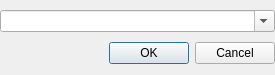
<ui version="4.0" >
 <class>dJumpTo</class>
 <widget class="QDialog" name="dJumpTo" >
  <property name="geometry" >
   <rect>
    <x>0</x>
    <y>0</y>
    <width>275</width>
    <height>75</height>
   </rect>
  </property>
  <property name="windowTitle" >
   <string>Jump to</string>
  </property>
  <property name="windowIcon" >
   <iconset resource="../glslDevil.qrc" >:/icons/icons/go-last_32.png</iconset>
  </property>
  <property name="modal" >
   <bool>true</bool>
  </property>
  <layout class="QGridLayout" >
   <property name="margin" >
    <number>0</number>
   </property>
   <property name="spacing" >
    <number>0</number>
   </property>
   <item row="0" column="0" >
    <layout class="QHBoxLayout" >
     <property name="margin" >
      <number>0</number>
     </property>
     <property name="spacing" >
      <number>6</number>
     </property>
     <item>
      <widget class="QComboBox" name="cbFunctions" >
       <property name="editable" >
        <bool>true</bool>
       </property>
       <property name="maxVisibleItems" >
        <number>15</number>
       </property>
       <property name="insertPolicy" >
        <enum>QComboBox::NoInsert</enum>
       </property>
      </widget>
     </item>
    </layout>
   </item>
   <item row="1" column="0" >
    <widget class="QDialogButtonBox" name="buttonBox" >
     <property name="orientation" >
      <enum>Qt::Horizontal</enum>
     </property>
     <property name="standardButtons" >
      <set>QDialogButtonBox::Cancel|QDialogButtonBox::NoButton|QDialogButtonBox::Ok</set>
     </property>
    </widget>
   </item>
  </layout>
 </widget>
 <resources>
  <include location="../glslDevil.qrc" />
 </resources>
 <connections>
  <connection>
   <sender>buttonBox</sender>
   <signal>accepted()</signal>
   <receiver>dJumpTo</receiver>
   <slot>accept()</slot>
   <hints>
    <hint type="sourcelabel" >
     <x>248</x>
     <y>254</y>
    </hint>
    <hint type="destinationlabel" >
     <x>157</x>
     <y>274</y>
    </hint>
   </hints>
  </connection>
  <connection>
   <sender>buttonBox</sender>
   <signal>rejected()</signal>
   <receiver>dJumpTo</receiver>
   <slot>reject()</slot>
   <hints>
    <hint type="sourcelabel" >
     <x>316</x>
     <y>260</y>
    </hint>
    <hint type="destinationlabel" >
     <x>286</x>
     <y>274</y>
    </hint>
   </hints>
  </connection>
 </connections>
</ui>
